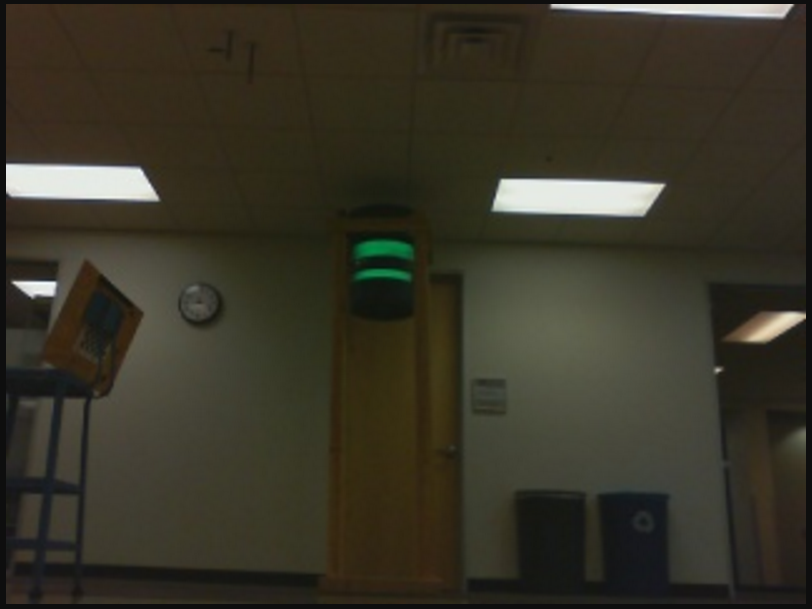
#> input picture VisionCode/Target.png, 812 x 609 px
$ python hist.py
#> lines starting #> are read from the running program, lines starting #| are printed output that depends on the picture
import cv2
import numpy as np
from matplotlib import pyplot as plt

def onmouse(k, x, y, s, p):
    global hsv
    if k == 1:  # left mouse, print pixel at x,y
        print(hsv[y, x])

lower_green = (55, 130, 20)
upper_green = (90, 256, 180)

img = cv2.imread('Target.png')
#> img is the input picture: shape (609, 812, 3); mean B, G, R 39.7, 52.9, 56.2
hsv = cv2.cvtColor(img, cv2.COLOR_BGR2HSV)
#> hsv: shape (609, 812, 3); mean H, S, V 28.3, 85.8, 57.2

hist = cv2.calcHist( [hsv], [0, 1], None, [180, 256], [0, 180, 0, 256] )
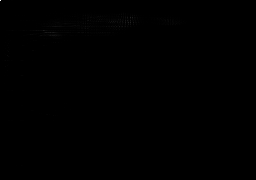
#> hist: shape (180, 256) float32; min 0, max 15336, mean 10.7; drawn with min black and max white
plt.imshow(hist,interpolation = 'nearest')
plt.show()
